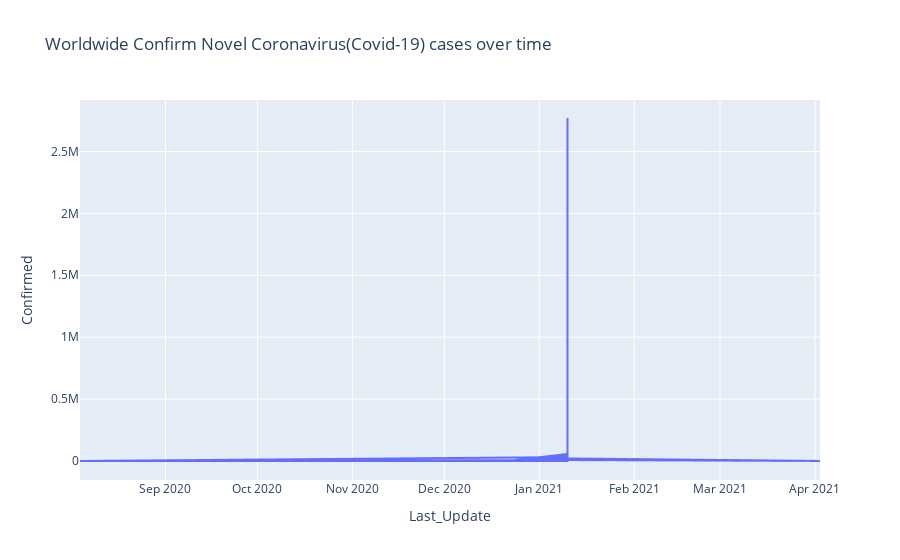

Here is the notebook cell this chart was saved with:
### Code cell
covid_data['Last_Update'] = pd.to_datetime(covid_data['Last_Update'])

world = covid_data.groupby('Last_Update')['Confirmed'].sum().reset_index()

fig = px.line(covid_data, x= 'Last_Update', y='Confirmed', 
              title='Worldwide Confirm Novel Coronavirus(Covid-19) cases over time')
fig.show()

### Figure 1 — Plotly figure (JSON) as saved in the notebook; plotly's stock layout.template omitted (floating-point values rounded to 4 significant figures; data arrays with more than 128 entries replaced by an {"elided": "..."} marker saying what was removed)
{"data": [{"hovertemplate": "Last_Update=%{x}<br>Confirmed=%{y}<extra></extra>", "legendgroup": "", "line": {"color": "#636efa", "dash": "solid"}, "marker": {"symbol": "circle"}, "mode": "lines", "name": "", "showlegend": false, "type": "scattergl", "x": {"elided": "4012 str values"}, "xaxis": "x", "y": {"elided": "4012 int values"}, "yaxis": "y"}], "layout": {"legend": {"tracegroupgap": 0}, "title": {"text": "Worldwide Confirm Novel Coronavirus(Covid-19) cases over time"}, "xaxis": {"anchor": "y", "domain": [0, 1], "title": {"text": "Last_Update"}}, "yaxis": {"anchor": "x", "domain": [0, 1], "title": {"text": "Confirmed"}}}}
